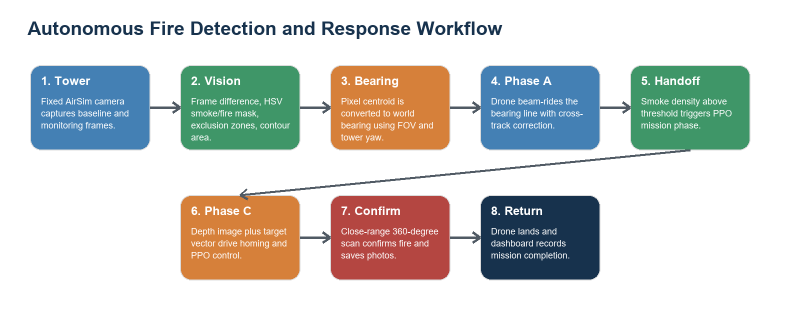
#> input picture reports/assets/workflow.png, 1600 x 620 px, given in place of scan_N_ep2.png, which was not available (shown at 1/2 size)
$ python build_report_assets.py
#> lines starting #> are read from the running program, lines starting #| are printed output that depends on the picture; pictures that were not available may be replaced by others from this repository, and a replacement may not be noted
from __future__ import annotations

import html
import math
import re
import textwrap
from pathlib import Path

from PIL import Image, ImageDraw, ImageFont


REPORT_DIR = Path(__file__).resolve().parent
ROOT = REPORT_DIR.parent
ASSET_DIR = REPORT_DIR / "assets"
ASSET_DIR.mkdir(exist_ok=True)

MD_PATH = REPORT_DIR / "Autonomous_Flight_Sentinel_Report.md"
HTML_PATH = REPORT_DIR / "Autonomous_Flight_Sentinel_Report.html"
PDF_PATH = REPORT_DIR / "Autonomous_Flight_Sentinel_Report.pdf"

OUTPUT_DIR = ROOT / "autonomousflight" / "output"
IMAGES = {
    "alarm": OUTPUT_DIR / "ALARM_0004_4_ANNOTATED_20260511_184457.png",
    "bearing": OUTPUT_DIR / "bearing_nav" / "transition_frame_10.png",
    "scan_n": OUTPUT_DIR / "mission" / "scan_N_ep2.png",
    "scan_e": OUTPUT_DIR / "mission" / "scan_E_ep2.png",
    "scan_s": OUTPUT_DIR / "mission" / "scan_S_ep2.png",
    "scan_w": OUTPUT_DIR / "mission" / "scan_W_ep2.png",
    "scan_down": OUTPUT_DIR / "mission" / "scan_DOWN_ep2.png",
}


def font(size: int, bold: bool = False) -> ImageFont.FreeTypeFont | ImageFont.ImageFont:
    names = ["arialbd.ttf" if bold else "arial.ttf", "calibrib.ttf" if bold else "calibri.ttf"]
    for name in names:
        path = Path("C:/Windows/Fonts") / name
        if path.exists():
            return ImageFont.truetype(str(path), size=size)
    return ImageFont.load_default()


# [20 lines left out: functions text_size, wrap, not called in this run]


def draw_arrow(draw: ImageDraw.ImageDraw, start: tuple[int, int], end: tuple[int, int]) -> None:
    draw.line((*start, *end), fill=(80, 90, 100), width=5)
    ang = math.atan2(end[1] - start[1], end[0] - start[0])
    for delta in (2.55, -2.55):
        x = end[0] + 18 * math.cos(ang + delta)
        y = end[1] + 18 * math.sin(ang + delta)
        draw.line((end[0], end[1], x, y), fill=(80, 90, 100), width=5)


def build_workflow() -> Path:
    out = ASSET_DIR / "workflow.png"
    img = Image.new("RGB", (1600, 620), "white")
#> img: PIL image 1600x620 RGB; every value is 255
    draw = ImageDraw.Draw(img)
    title = font(38, True)
    head = font(24, True)
    body = font(18)
    colors = [(68, 128, 180), (63, 150, 104), (214, 128, 58), (68, 128, 180),
              (63, 150, 104), (214, 128, 58), (180, 70, 65), (23, 50, 77)]
    boxes = [
        (60, 130, 300, 300, "1. Tower", "Fixed AirSim camera captures baseline and monitoring frames."),
        (360, 130, 600, 300, "2. Vision", "Frame difference, HSV smoke/fire mask, exclusion zones, contour area."),
        (660, 130, 900, 300, "3. Bearing", "Pixel centroid is converted to world bearing using FOV and tower yaw."),
        (960, 130, 1200, 300, "4. Phase A", "Drone beam-rides the bearing line with cross-track correction."),
        (1260, 130, 1500, 300, "5. Handoff", "Smoke density above threshold triggers PPO mission phase."),
        (360, 390, 600, 560, "6. Phase C", "Depth image plus target vector drive homing and PPO control."),
        (660, 390, 900, 560, "7. Confirm", "Close-range 360-degree scan confirms fire and saves photos."),
        (960, 390, 1200, 560, "8. Return", "Drone lands and dashboard records mission completion."),
    ]
    draw.text((55, 35), "Autonomous Fire Detection and Response Workflow", font=title, fill=(23, 50, 77))
    for idx, (x1, y1, x2, y2, label, desc) in enumerate(boxes):
        draw.rounded_rectangle((x1, y1, x2, y2), radius=22, fill=colors[idx], outline=(220, 220, 220), width=2)
        draw.text((x1 + 22, y1 + 18), label, font=head, fill="white")
        yy = y1 + 62
        for line in textwrap.wrap(desc, width=24):
            draw.text((x1 + 22, yy), line, font=body, fill="white")
            yy += 24
    for idx in range(4):
        draw_arrow(draw, (boxes[idx][2], 215), (boxes[idx + 1][0], 215))
    draw_arrow(draw, (1380, 300), (480, 390))
    draw_arrow(draw, (600, 475), (660, 475))
    draw_arrow(draw, (900, 475), (960, 475))
    img.save(out)
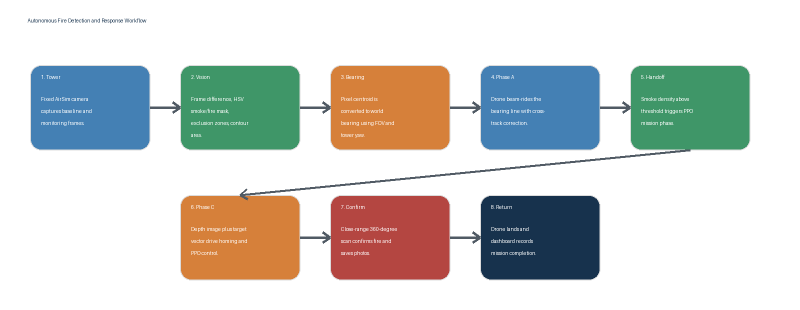
#> saved as workflow.png: PIL image 1600x620 RGB (shown at 1/2 size); mean R, G, B 208.8, 210.4, 206.4
    return out


def build_scan_sheet() -> Path:
    out = ASSET_DIR / "scan_contact_sheet.png"
    items = [
        ("North scan", IMAGES["scan_n"]),
        ("East scan", IMAGES["scan_e"]),
        ("South scan", IMAGES["scan_s"]),
        ("West scan", IMAGES["scan_w"]),
        ("Downward scan", IMAGES["scan_down"]),
    ]
    thumb_w, thumb_h, pad = 430, 250, 28
    sheet = Image.new("RGB", (pad * 4 + thumb_w * 3, 110 + (thumb_h + 58) * 2 + pad), "white")
#> sheet: PIL image 1402x754 RGB; every value is 255
    draw = ImageDraw.Draw(sheet)
    draw.text((pad, 24), "360-degree confirmation scans", font=font(38, True), fill=(23, 50, 77))
    for idx, (label, path) in enumerate(items):
        row, col = divmod(idx, 3)
        x = pad + col * (thumb_w + pad)
        y = 90 + row * (thumb_h + 58)
        im = Image.open(path).convert("RGB")
#> im is the input picture: PIL image 1600x620 RGB; mean R, G, B 208.7, 210.5, 207
        im.thumbnail((thumb_w, thumb_h), Image.Resampling.LANCZOS)
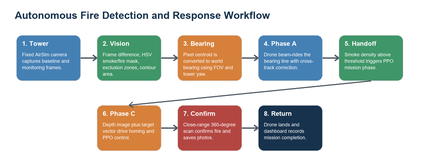
#> im: PIL image 430x167 RGB; mean R, G, B 208.3, 210.2, 206.7
        bg = Image.new("RGB", (thumb_w, thumb_h), (244, 246, 248))
        bg.paste(im, ((thumb_w - im.width) // 2, (thumb_h - im.height) // 2))
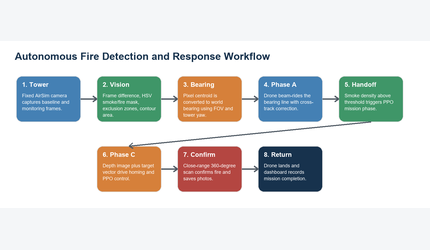
#> bg: PIL image 430x250 RGB; mean R, G, B 220.2, 222.1, 220.4
        sheet.paste(bg, (x, y))
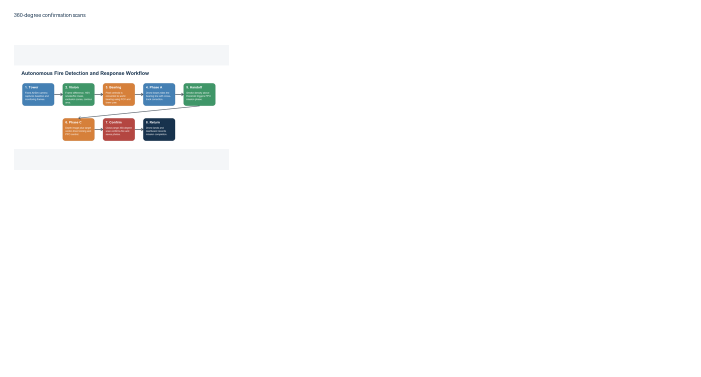
#> sheet: PIL image 1402x754 RGB (shown at 1/2 size); mean R, G, B 251.4, 251.6, 251.4
        draw.rectangle((x, y, x + thumb_w, y + thumb_h), outline=(205, 210, 216), width=2)
        draw.text((x, y + thumb_h + 12), label, font=font(18), fill=(23, 50, 77))
#> pass 2 of the loop in build_scan_sheet, `for idx, (label, path) in enumerate(items):`:
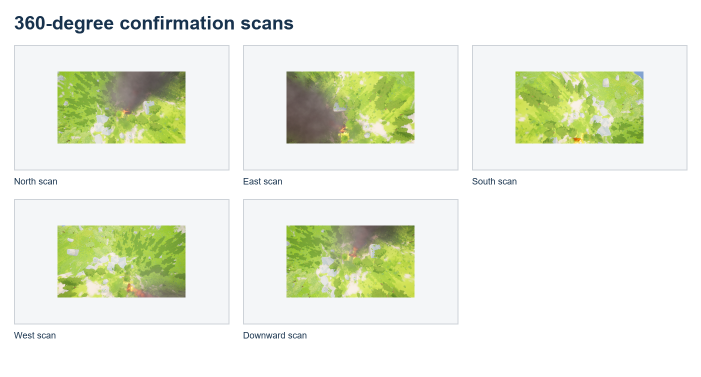
#> input picture reports/assets/scan_contact_sheet.png, 1402 x 754 px, given in place of scan_E_ep2.png, which was not available (shown at 1/2 size)
#> in build_scan_sheet, im is the input picture: PIL image 1402x754 RGB; mean R, G, B 233.8, 238.2, 223.8
#> im: PIL image 430x231 RGB
#> in build_scan_sheet, `bg.paste(im, ((thumb_w - im.width) // 2, (thumb_h - im.height) // 2))`:
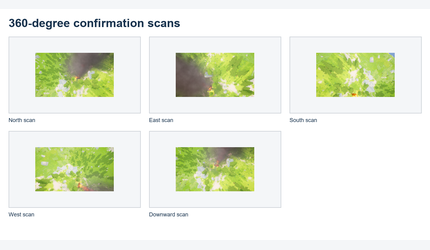
#> bg: PIL image 430x250 RGB; mean R, G, B 234.5, 238.7, 225.5
#> in build_scan_sheet, `sheet.paste(bg, (x, y))`:
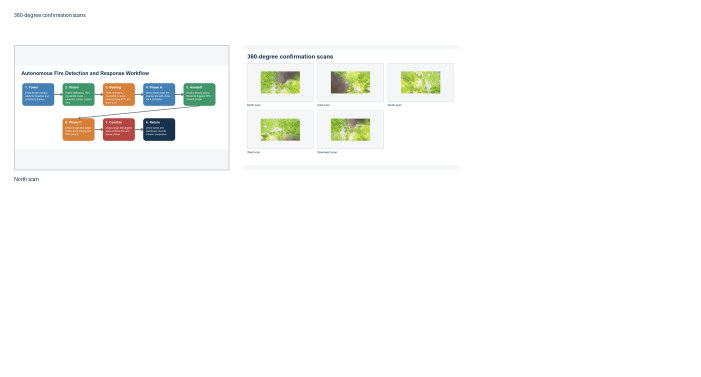
#> sheet: PIL image 1402x754 RGB (shown at 1/2 size); mean R, G, B 249.2, 249.8, 248.3
    sheet.save(out)
    return out


# [141 lines left out: functions build_system_architecture, build_placeholder, build_placeholders, inline_markup, table_to_html, build_html, not called in this run]


class Pdf:
    W = 1240
    H = 1754
    M = 86
    INK = (32, 41, 54)
    MUTED = (92, 106, 123)
    ACCENT = (29, 107, 122)
    NAVY = (23, 50, 77)
    RULE = (216, 222, 231)
    LIGHT = (246, 248, 251)

    # [15 lines left out: function __init__, not called in this run]

    @property
    def body_width(self) -> int:
        return self.W - 2 * self.M

    # [137 lines left out: functions start, finish, ensure, cover_page, heading, para and 4 more, not called in this run]


def strip_markup(text: str) -> str:
    return text.replace("**", "").replace("*", "").replace("`", "")


# [33 lines left out: function build_pdf, not called in this run]


def main() -> None:
    build_workflow()
    build_scan_sheet()
    build_system_architecture()
    build_placeholders()
    md = MD_PATH.read_text(encoding="utf-8")
    build_html(md)
    build_pdf(md)
    print(PDF_PATH)
    print(HTML_PATH)
    print(MD_PATH)


if __name__ == "__main__":
#> (the run stopped early here; a loop or call above may not have finished)
